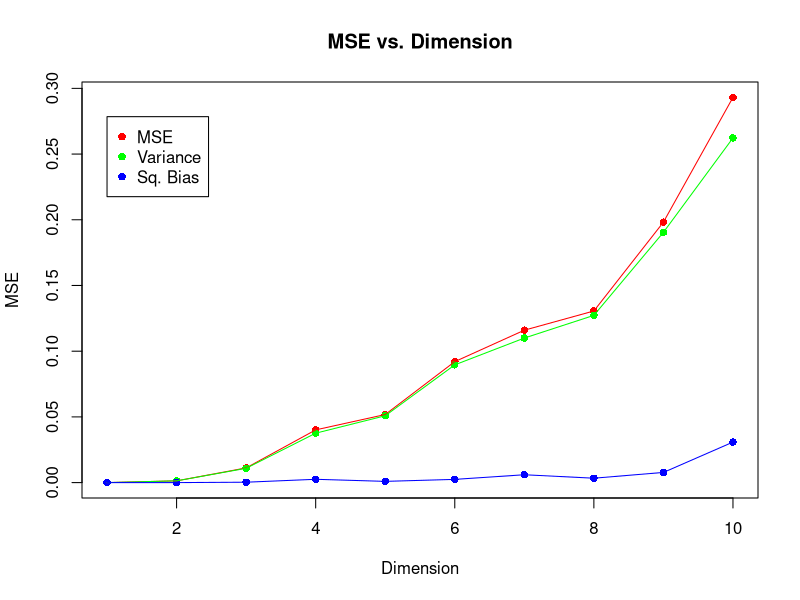
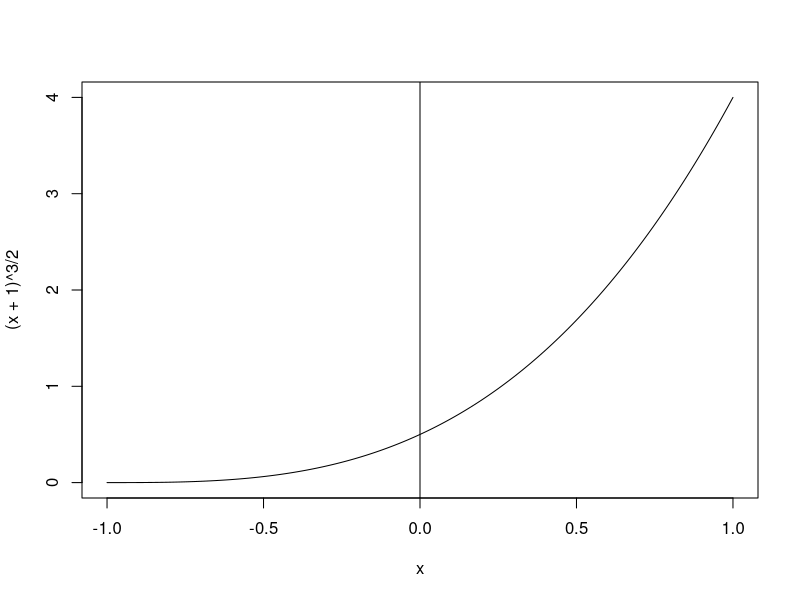

The R source for these figures, in order: (Note: this script raises an error after producing the figures.)
## ---- chunk 1
knitr::opts_chunk$set(echo = TRUE)
## ---- chunk 2
library(class)
library(MLmetrics)


f_x <- function(row) 0.5*((row[1] + 1)^3)
f_x0 <- rep(0.5,100)


training_data1 <- function(dim){
  dim = 1:dim
  tradata = matrix(nrow = 1000, ncol = length(dim))
  for (i in dim){
    column <- runif(n = 1000, min = -1, max = 1)
    tradata[,i] <- column
  }
  training_labels = apply(tradata, 1, f_x)
  return(list(tradata, training_labels))
}


output <- list()
for(dim in 1:10){
  dimension <- list()
  for(repetition in 1:100){
    output1 <- training_data1(dim)
    training_data <- output1[1][[1]]
    training_labels <- output1[2][[1]]
    test_observation <- rep(0, dim)
    prediction <- knn(training_data, test_observation, training_labels, k = 1)
    dimension[[repetition]] <- prediction
  }
  output[[dim]] <- dimension
}

mse_list <- list()
variance_list <- list()
bias_list <- list()
count <- 1
for(dim in output){
  f = unlist(dim)
  prediction <- as.numeric(levels(f))[f]
  mse_list[[count]] <- MSE(prediction, f_x0)
  y_hat <- mean(prediction)
  variance_list[[count]] <- MSE(prediction, rep(y_hat,100))
  bias_list[[count]] <- MSE(rep(y_hat,100), f_x0)
  count = count + 1
}

plot(unlist(mse_list), xlab = "Dimension", ylab = "MSE", col = 'red', pch = 16, main = "MSE vs. Dimension")
points(unlist(variance_list), col = 'green', pch = 16)
points(unlist(bias_list), col = 'blue', pch = 16)
lines(unlist(mse_list), col = 'red')
lines(unlist(variance_list), col = 'green')
lines(unlist(bias_list), col = 'blue')
y_legend <- max(unlist(mse_list))*0.95
legend(x = 1, y = y_legend, legend = c("MSE", "Variance", "Sq. Bias"), col = c('red', 'green', 'blue'), pch = 16)


## ---- chunk 3
x=seq(-1,1,0.01)
plot(x,(x+1)^3/2,type="l")
abline(v=0)
## ---- chunk 4
library(class)

train <- zip.train
test <- zip.test

train <- train[(train$V1==2) | (train$V1==3),]
test <- test[(test$V1==2) | (test$V1==3),]

mod <- glm(V1 ~ . , data = train)

round_to_class_values <- function(value){
  if (value > 2.5) return(3)
  else (return(2))
}

pred_train <- predict(mod,train[,-1])
pred_test <- predict(mod, test[,-1])

pred_train_rounded <- sapply(pred_train, round_to_class_values)
pred_test_rounded <- sapply(pred_test, round_to_class_values)

mse_train_glm <- mean((train$V1 - pred_train_rounded)^2)
mse_test_glm <- mean((test$V1 - pred_test_rounded)^2)

K <- c(1,3,5,7,15)
train_mse <- list()
test_mse <- list()

for (k in K){
  train_pred_knn <- knn(train[,-1], train[,-1], train$V1, k = k)
  test_pred_knn <- knn(train[,-1], test[,-1], train$V1, k = k)
  
  train_pred_knn <- as.numeric(levels(train_pred_knn))[train_pred_knn]
  test_pred_knn <- as.numeric(levels(test_pred_knn))[test_pred_knn]
  
  mse_train_knn <- mean((train$V1 - train_pred_knn)^2)
  mse_test_knn <- mean((test$V1 - test_pred_knn)^2)
  
  train_mse <- append(train_mse, mse_train_knn)
  test_mse <- append(test_mse, mse_test_knn)
}


plot(y = unlist(train_mse), x = K, type='b',ylim=c(0,0.06),
     col = 'red', xaxt = 'n', ylab = 'MSE', main = 'Training vs Test Error')
axis(side=1,at=K)
points(y = unlist(test_mse), x = K, type='b', col = 'blue', pch = 19)
abline(h = mse_test_glm, col = 'green')
abline(h = mse_train_glm, col = 'purple')
legend(x=11.5,y=0.06,c("KNN train MSE", "KNN test MSE", "GLM train MSE", 'GLM test MSE'), 
       col = c('red', 'blue', 'purple', 'green'),pch=19)
## ---- chunk 5
table(pred_train_rounded, train$V1)
table(pred_test_rounded, test$V1)
